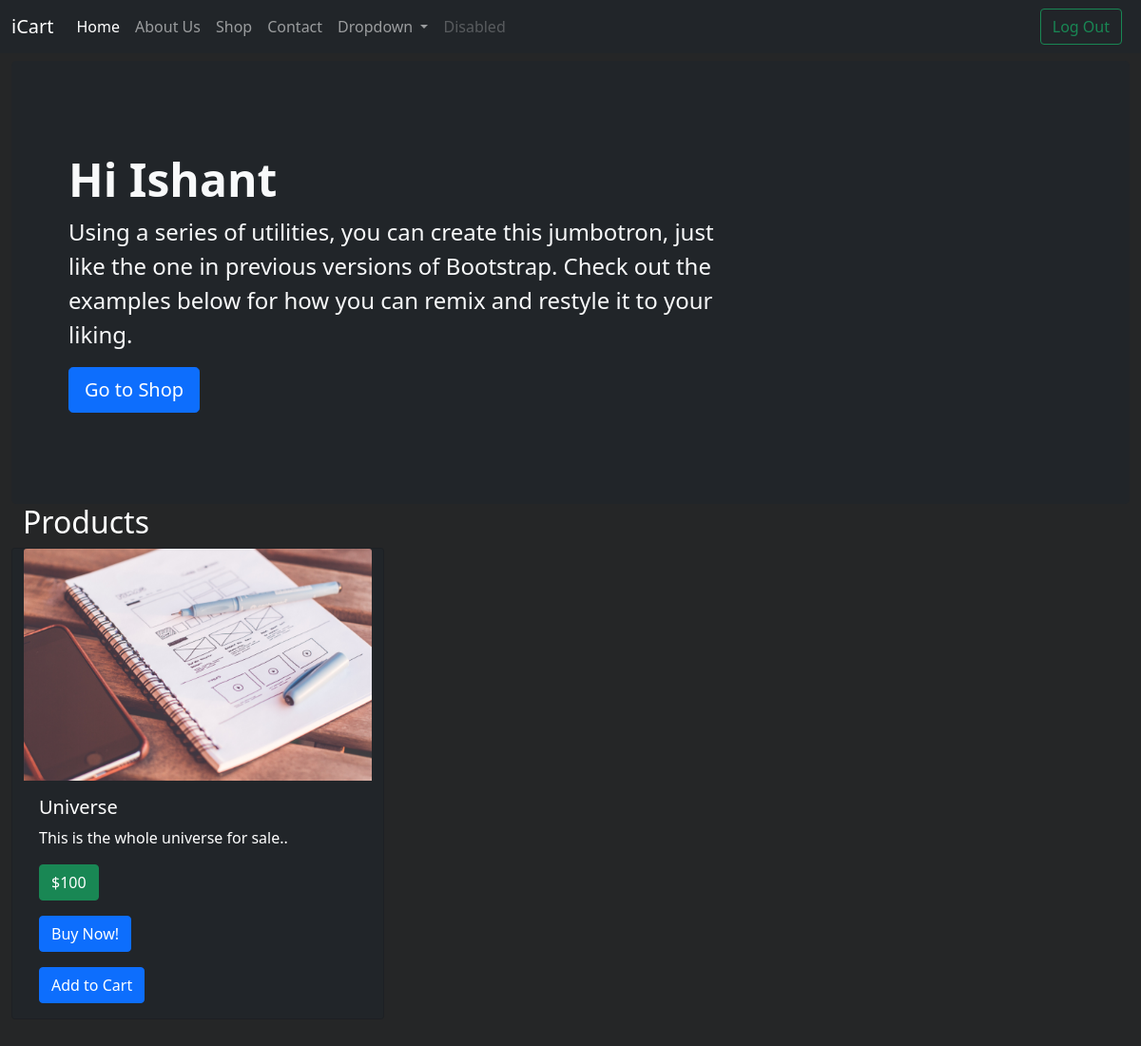
The app's page / (signed in) with its own data.
### shop/models.py (models this page shows, shortened)
class product(models.Model):
    name = models.CharField(max_length=120, blank=False)
    prodImg = models.ImageField(upload_to='static/prod_img', max_length=None)
    desc = models.TextField(blank=False)
    seller = models.CharField(blank=False, max_length=50)
    price = models.IntegerField(blank=False, default=0)
    date = models.DateField(default=timezone.now)

### home/views.py (the view)
# urls.py: path('', views.homePage, name ="homePage"),
def homePage(request):
    products = product.objects.all()
    return render(request, 'homePage.html', context={"products": products})

### templates/homePage.html (shortened to what this page needs)
{% extends 'base.html' %}
{% load static %}
{% block body %}
<div class="p-5 bg-dark text-light rounded-3">
  <div class="container py-5">
    <h1 class="display-5 fw-bold">Hi {{ user.first_name }}</h1>
    <p class="col-md-8 fs-4">Using a series of utilities, you can create this jumbotron, just like the one in previous versions of Bootstrap. Check out the examples below for how you can remix and restyle it to your liking.</p>
    <button class="btn btn-primary btn-lg" type="button">Go to Shop</button>
</div>
</div>
<div class="container-fluid mb-4">
<h2>Products</h2>
<div class="row row-cols-1 row-cols-md-3 g-4">
{% for product in products %}
  <div class="card bg-dark text-white">
      <img src="{{ product.prodImg }}" class="card-img-top" alt="https://bit.ly/3tF3b3t">
      <div class="card-body">
        <h5 class="card-title">{{ product.name }}</h5>
        <p class="card-text">{{product.desc}}</p>
        <span class="btn btn-success"style = "cursor:auto;" >${{product.price}}</span>
        <div>
        <form>
        <button class="btn btn-primary mt-3">Buy Now!</button>
        </div>
        <form>
        <button class="btn btn-primary mt-3">Add to Cart</button>
        </form>
      </div>
    </div>
{% endfor %}
  </div>
</div>
{% endblock body %}

### static/style.css (style rules this page uses)
body { background: #252627 !important; color: white !important; }

### records on screen
product: prodImg (picture), name "Universe", desc "This is the whole universe for sale..", price "100"

### other values on screen
{{ user.first_name }} "Ishant"
